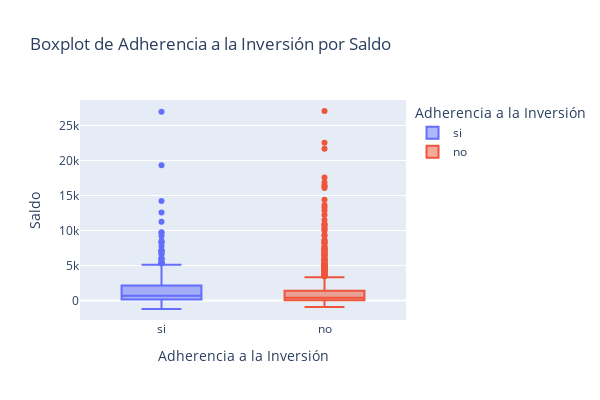

Source (notebook cell):
### Code cell
px.box(datos, 
       x="adherencia_inversion",  #x-axis
       y="saldo",  #y-axis
       color="adherencia_inversion", # plot another variable 
       title="Boxplot de Adherencia a la Inversión por Saldo", 
       labels={"adherencia_inversion": "Adherencia a la Inversión", "saldo": "Saldo"},
       width=600, height=400)

### Figure 1 — Plotly figure (JSON) as saved in the notebook; plotly's stock layout.template omitted (floating-point values rounded to 4 significant figures; data arrays with more than 128 entries replaced by an {"elided": "..."} marker saying what was removed)
{"data": [{"alignmentgroup": "True", "hovertemplate": "Adherencia a la Inversión=%{x}<br>Saldo=%{y}<extra></extra>", "legendgroup": "si", "marker": {"color": "#636efa"}, "name": "si", "notched": false, "offsetgroup": "si", "orientation": "v", "showlegend": true, "type": "box", "x": {"elided": "502 str values"}, "x0": " ", "xaxis": "x", "y": {"elided": "502 int values"}, "y0": " ", "yaxis": "y"}, {"alignmentgroup": "True", "hovertemplate": "Adherencia a la Inversión=%{x}<br>Saldo=%{y}<extra></extra>", "legendgroup": "no", "marker": {"color": "#EF553B"}, "name": "no", "notched": false, "offsetgroup": "no", "orientation": "v", "showlegend": true, "type": "box", "x": {"elided": "766 str values"}, "x0": " ", "xaxis": "x", "y": {"elided": "766 int values"}, "y0": " ", "yaxis": "y"}], "layout": {"boxmode": "overlay", "height": 400, "legend": {"title": {"text": "Adherencia a la Inversión"}, "tracegroupgap": 0}, "title": {"text": "Boxplot de Adherencia a la Inversión por Saldo"}, "width": 600, "xaxis": {"anchor": "y", "categoryarray": ["si", "no"], "categoryorder": "array", "domain": [0, 1], "title": {"text": "Adherencia a la Inversión"}}, "yaxis": {"anchor": "x", "domain": [0, 1], "title": {"text": "Saldo"}}}}
